Frame 1 (no input): blank canvas, image omitted
Frame 60 (the mouse pressed at the canvas centre just before this capture): blank canvas, image omitted
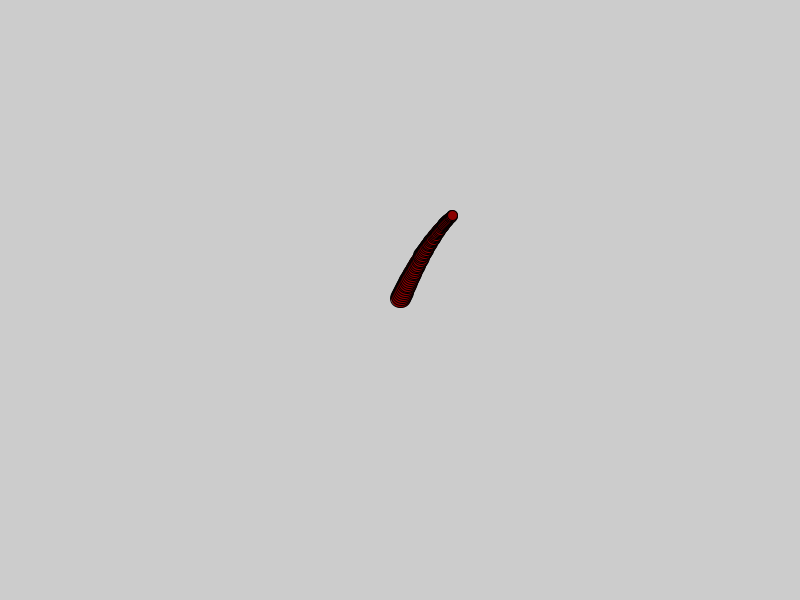
Frame 120 (the mouse held since frame 60 and released just before this capture)

The Processing sketch whose frames 1 and 60 were blank and that drew this single picture after the mouse press (run headless with seeded random() and noise(); from frame 60 on, the mouse is pressed at the canvas centre):

// Processing sketch: stateParticle
// ── stateParticle.pde
ArrayList<Particle> myParticles = new ArrayList<Particle>();

void setup() {
  size(800,600);
  
}
 
void mousePressed(){
  myParticles.add(new Particle(mouseX, mouseY));
}
 
void draw() {
  for (int i = 0; i < myParticles.size(); i++){
    myParticles.get(i).move();
    myParticles.get(i).display();
    if (myParticles.get(i).isAlive() == false){
      myParticles.remove(i);
      i--;
    }
  }
  
  
}

// ── Particle.pde
class Particle{
  // class properties
  PVector position, velocity, acceleration;
  float size;
  color c;
  int lifetime;
  // class constructor
  Particle(float x, float y){
    position = new PVector(x,y);
    velocity = new PVector(random(-3, 3), -2);
    acceleration = new PVector(0, 0.02);
    c = color(random(100, 255),0,0);
    lifetime = 125;
    size = 20;
  }
  
  // class methods
  void display(){
    pushMatrix();
      translate(position.x,position.y);
      fill(c);
      float currentSize = map(lifetime, 125, 0, size, 0);
      ellipse(0,0, currentSize, currentSize);
      popMatrix();
  }
  
  void move(){
   position.add(velocity);
   velocity.add(acceleration);
   lifetime --;
  }
  
  Boolean isAlive(){
   if (lifetime > 0) return true;
   else return false;
  }
  
}
